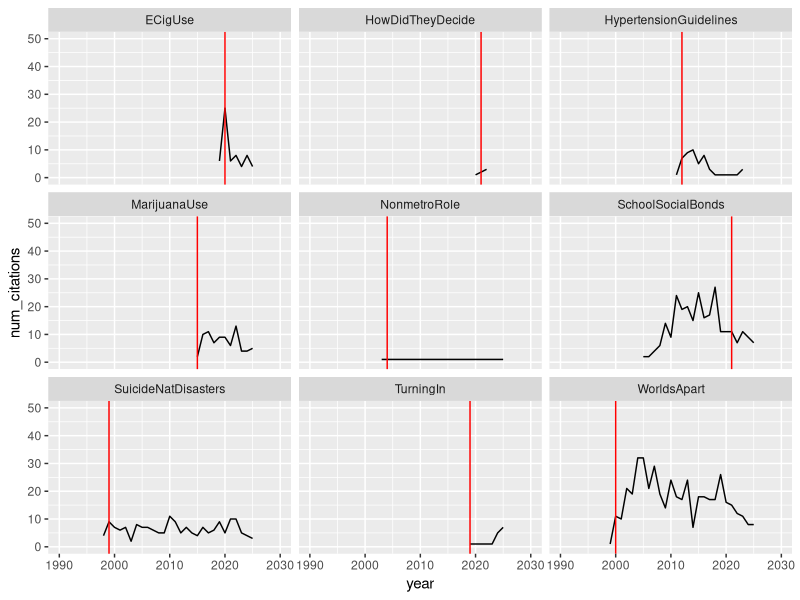
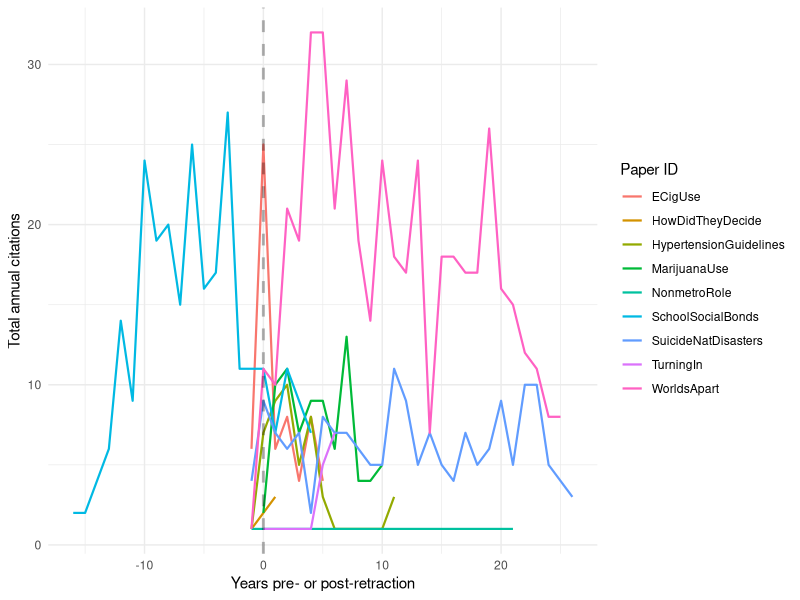
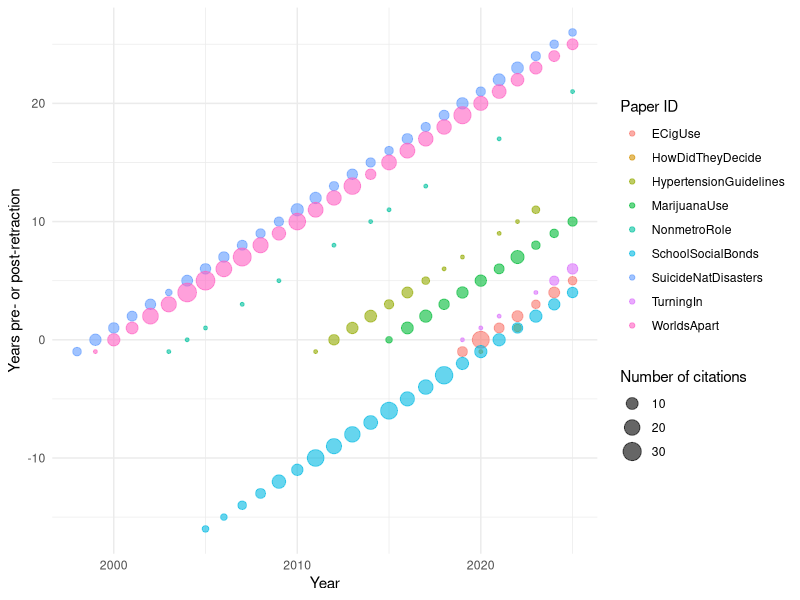
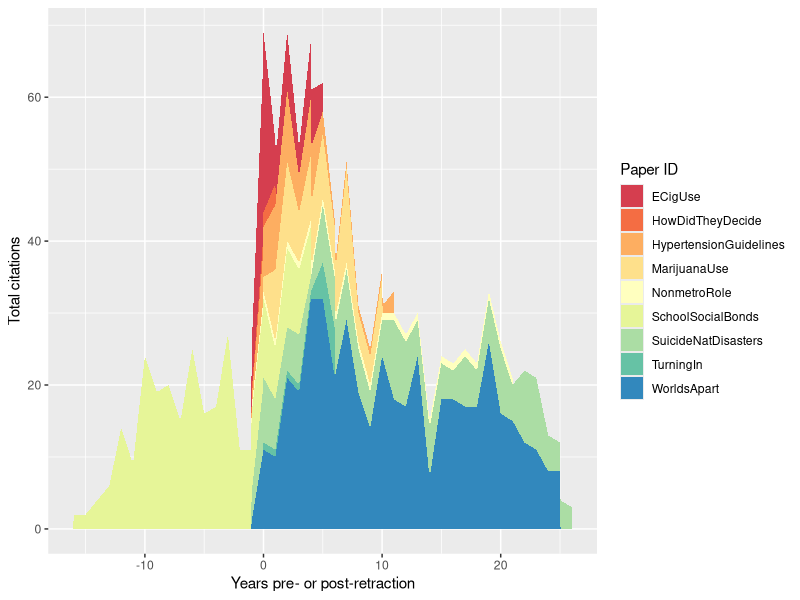
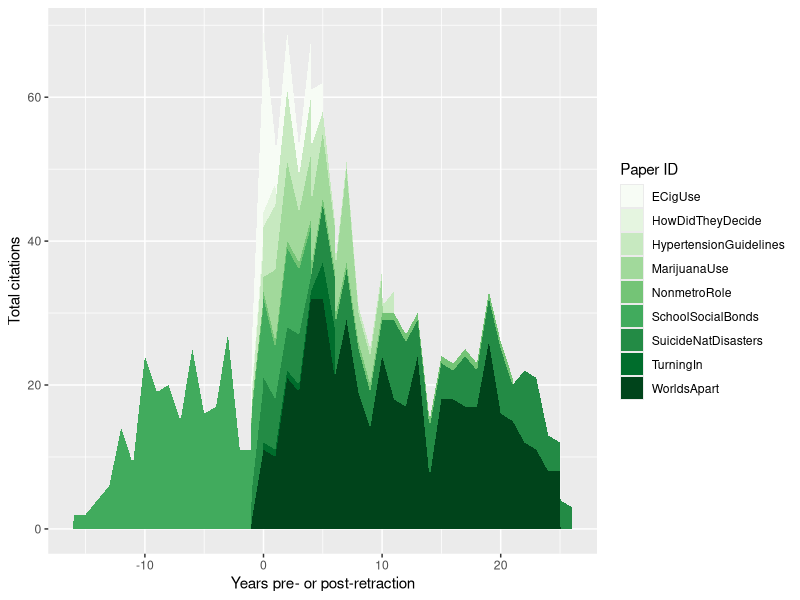

Reproduce these figures in R, in order.
## ---- chunk 1
library(tidyverse)
library(parallel)
library(lubridate)
library(RColorBrewer)

knitr::opts_chunk$set(echo = TRUE)
# setwd(...)

# load data
merged <- read_csv("merged.csv")
refs <- read_csv("citations/refs_merged.csv")
## ---- chunk 2
# add file id column to merged - TODO: move to dc/preprocessing file?
merged <- merged |> mutate(file.id = NA, .before = Title)

merged$file.id[which(merged$Title == 
  "Worlds Apart? The Reception of Genetically Modified Foods in Europe and the U.S."
  )] = "WorldsApart"
merged$file.id[which(merged$Title == 
  "Nonmetropolitan sex-role ideologies: A longitudinal study"
  )] = "NonmetroRole"
merged$file.id[which(merged$Title ==
  "School social bonds, school climate, and school misbehavior: A multilevel analysis"
  )] = "SchoolSocialBonds"
merged$file.id[which(merged$Title ==
  "Suicide after natural disasters"
  )] = "SuicideNatDisasters"
merged$file.id[which(merged$Title ==
  "Electronic cigarette use and myocardial infarction among adults in the US Population Assessment of Tobacco and Health"
  )] = "ECigUse"
merged$file.id[which(merged$Title ==
  "The verdict is in: How did they decide? Using drivers' self-reported data to understand officers' decision making during traffic stop encounters"
  )] = "HowDidTheyDecide"
merged$file.id[which(merged$Title ==
  "Chronic adolescent marijuana use as a risk factor for physical and mental health problems in young adult men"
  )] = "MarijuanaUse"
merged$file.id[which(merged$Title ==
  "Tuning in, not turning out: Evaluating the impact of ethnic television on political participation"
  )] = "TurningIn"
merged$file.id[which(merged$Title ==
  "Implications of new hypertension guidelines in the United States"
  )] = "HypertensionGuidelines"

# add retraction dates to refs
refs <- refs |> mutate(ret.date = NA, .after = year)

for (r in 1:nrow(refs)) {
  ix = which(refs$filepath[r] == merged$file.id)
  refs$ret.date[r] = merged$RetractionDate[ix]
}

# add retraction years to refs
refs <- refs |> mutate(ret.year = NA, .after = ret.date)

for (r in 1:nrow(refs)) {
  ix = which(refs$filepath[r] == merged$file.id)
  refs$ret.year[r] = merged$RetractionYear[ix]
}

# number of citations per paper
refs |> group_by(filepath) |> count()

# number of citations per paper by year
refsbyyear <- refs |> group_by(filepath, year, ret.year) |>
  summarise(num_citations = n())
(head(refsbyyear, 20))
## ---- chunk 3
# plot citations by year
refsbyyear |> 
  group_by(filepath) |>
  ggplot(aes(x = year, y = num_citations)) +
    geom_line() +
    geom_vline(aes(xintercept = ret.year), colour = "red") +
    xlim(1990, 2030) +
    ylim(0, 50) +
    facet_wrap(~filepath)

## ---- chunk 4
refsbyyear |> group_by(filepath, year <= ret.year) |>
  count()
## ---- chunk 5
# create flag
refs <- refs |> mutate(ref.same.year = (year == ret.year))

# number citing papers retracted during the publication year
refs |> group_by(ref.same.year) |> summarise(n())

# number with available publication date
refs |> group_by(ref.same.year, !is.na(pub.date)) |> summarise(n())
## ---- chunk 6
# setwd(...)

# refs |> filter(ref.same.year == TRUE) |>
#   select(title, authors.list, year, pub.date, doi) |>
#   write.csv(file = "refs_same_year.csv")

# manually pull and add dates to sheet, export to CSV

# Searched on WOS and Scopus. Could typically find data on WOS 
# directly, on Scopus, viewed article page on Publisher
# website or on Proquest/SagePub/EBSCOHost through UM library
## ---- chunk 7
# read edited file into new df
refs_manual <- read.csv("refs_same_year_final.csv")
## ---- chunk 8
month.names <- c(
  'JAN' = 1,
  'FEB' = 2,
  'MAR' = 3,
  'APR' = 4,
  'MAY' = 5,
  'JUN' = 6,
  'JUL' = 7,
  'AUG' = 8,
  'SEP' = 9,
  'OCT' = 10,
  'NOV' = 11,
  'DEC' = 12
)

get.date <- function(datestr) {
  # split into vector of (MONTH, [DAY], YEAR)
  datevec = str_split(datestr, pattern = '\\s') |> unlist()
  
  # convert year, month to numeric
  # check for date, if yes, convert to numeric
  year = datevec[length(datevec)]
  month = month.names[datevec[1]] |> unname()
  day = ifelse(length(datevec) > 2, datevec[2], NA)
  
  return(c(year, month, day))
}

refs$pub.year = numeric(nrow(refs))
refs$pub.month = numeric(nrow(refs))
refs$pub.day = numeric(nrow(refs))

for (r in 1:nrow(refs)) {
  # if pub.date data is provided, use get.date function
  if (!is.na(refs$pub.date[r])) {
    datevec = get.date(refs$pub.date[r])
    refs$pub.year[r] = ifelse(refs$year[r] == datevec[1],
                              refs$year[r],
                              datevec[1])
    refs$pub.month[r] = datevec[2]
    refs$pub.day[r] = datevec[3]
  }
  # if pub.date is not provided, use manually pulled data if available
  else {
    # check if doi is available
    if (!is.na(refs$doi[r])) {
      ix = which(refs$doi[r] == refs_manual$doi)
    }
    # else compare titles, publication years for match
    else {
      ix = which((refs$title[r] == refs_manual$title) &
                   (refs$year[r] == refs_manual$year))
    }
    
    # check whether replacement exists
    if (length(ix) == 0) {
      # if not, re-use refs$year, insert NAs for month/day
      refs$pub.year[r] = refs$year[r]
      refs$pub.month[r] = NA
      refs$pub.day[r] = NA
    }
    # if so, replace
    else {
      refs$pub.year[r] = refs_manual$pub.year.manual[ix]
      refs$pub.month[r] = refs_manual$pub.month.manual[ix]
      refs$pub.day[r] = refs_manual$pub.date.manual[ix]
    }
  }
}
## ---- chunk 9
# add retraction months to refs
refs <- refs |> mutate(
  ret.month = mdy_hm(ret.date) %>% month(),
  .after = ret.year
)

# add retraction date specifically to refs
refs <- refs |> mutate(
  ret.day = mdy_hm(ret.date) %>% mday(),
  .after = ret.month
)

# number citing papers retracted during the publication month
refs |> group_by((year == ret.year) & (pub.month == ret.month)) |> summarise(n())
## ---- chunk 10
refs |> group_by(filepath, ((year < ret.year) | ((year == ret.year) & (pub.month < ret.month)))) |> 
  count()
## ---- chunk 11
refs <- refs |> mutate(pub.year.norm = year - ret.year)


refs |> group_by(filepath, pub.year.norm) |>
  count() |>
  ggplot(aes(x = pub.year.norm, y = n, color = filepath)) +
    geom_line(linewidth = 0.75) +
    geom_vline(aes(xintercept = 0), linewidth = 1, linetype = "dashed",
               color = "black", alpha = 0.3) +
    labs(x = "Years pre- or post-retraction", y = "Total annual citations",
         color = "Paper ID") +
    theme_minimal()
## ---- chunk 12
refs |> group_by(filepath, year, pub.year.norm) |>
  count() |>
  ggplot(aes(x = year, y = pub.year.norm, size = n, colour = filepath)) +
    geom_point(alpha = 0.6) +
    labs(x = "Year", y = "Years pre- or post-retraction",
         size = "Number of citations", colour = "Paper ID") +
    theme_minimal()
## ---- chunk 13
# color palette: spectral
refs |> group_by(filepath, year, pub.year.norm) |>
  count() |>
  ggplot(aes(x = pub.year.norm, y = n, fill = filepath)) +
  geom_area() +
  scale_fill_brewer(palette = "Spectral") +
  labs(x = "Years pre- or post-retraction",
       y = "Total citations",
       fill = "Paper ID")

# color palette: Purple/green
refs |> group_by(filepath, year, pub.year.norm) |>
  count() |>
  ggplot(aes(x = pub.year.norm, y = n, fill = filepath)) +
  geom_area() +
  scale_fill_brewer(palette = "Greens") +
  labs(x = "Years pre- or post-retraction",
       y = "Total citations",
       fill = "Paper ID")
## ---- chunk 14
